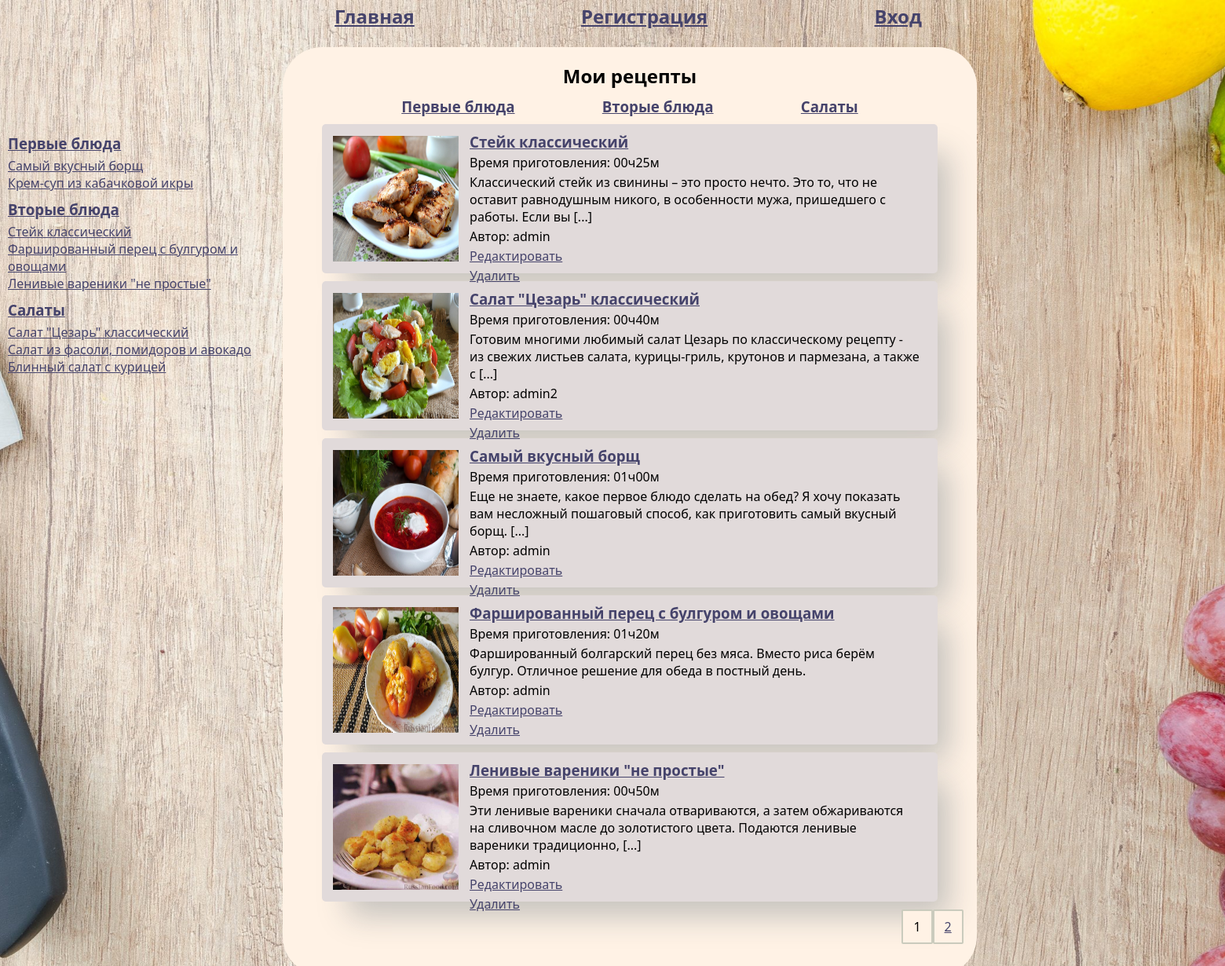
/my-recept/, run on an earlier commit of the app's database.
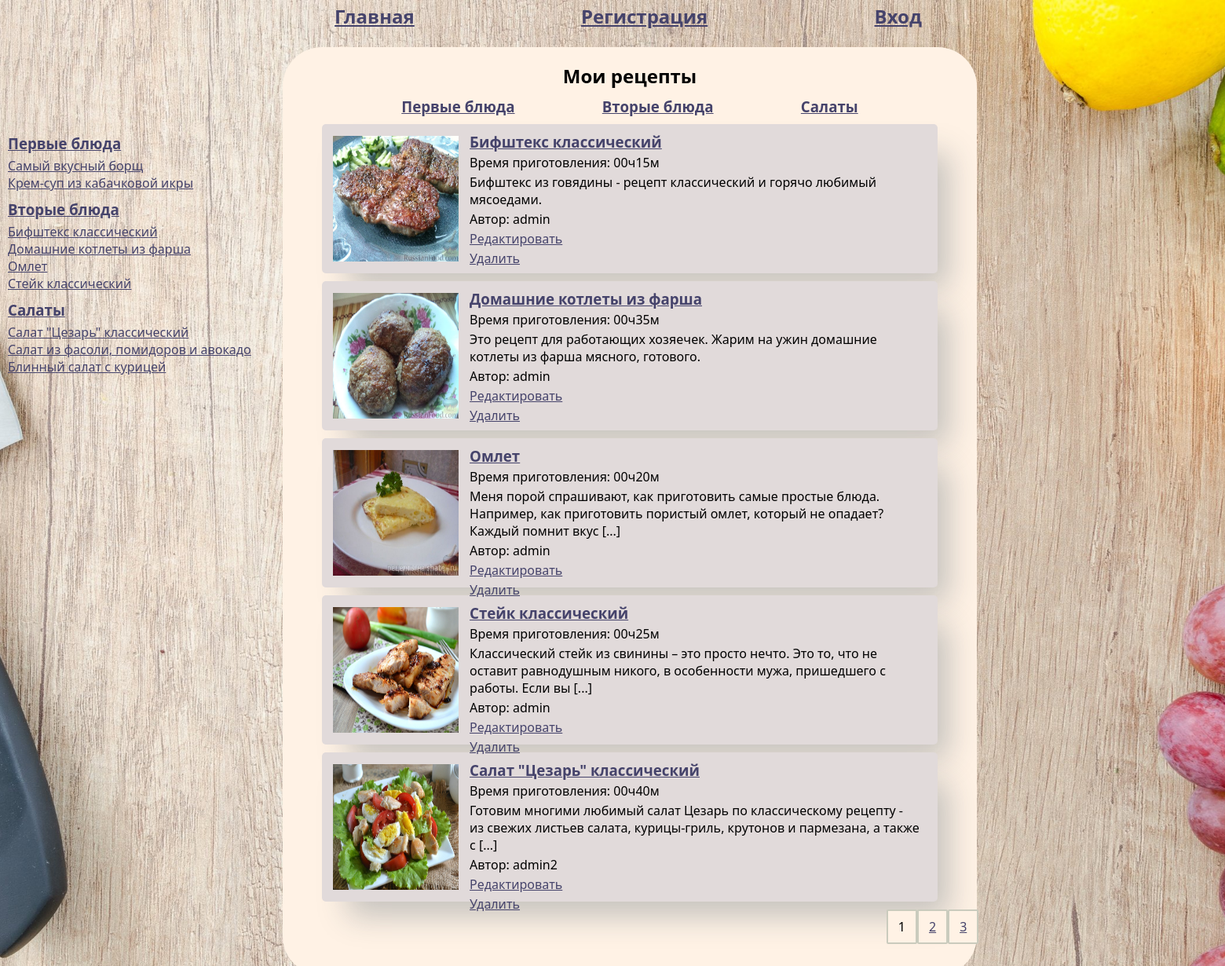
And on a later commit of the database.
### recipe_website/models.py (models this page shows, shortened)
class Categories(models.Model):
    categories_name = models.CharField(max_length=100, unique=True)

class Recipes(models.Model):
    name_recept = models.CharField(max_length=100)
    description = models.CharField(max_length=500)
    ingredients = models.TextField(help_text='После каждого ингредиента ставьте ";" для разделения')
    cooking_steps = models.TextField(help_text='После каждого шага ставьте ";" для разделения')
    cooking_time = models.TimeField(help_text='Формат "чч:мм"')
    image = models.ImageField(upload_to='recipe_website')
    user = models.ForeignKey(User, on_delete=models.CASCADE)
    def get_description(self):
        return shorten(self.description, width=150)
    def get_time_str(self):
        return self.cooking_time.strftime('%H:%M').replace(':', 'ч') + 'м'

class Summary(models.Model):
    categories = models.ForeignKey(Categories, on_delete=models.DO_NOTHING, related_name='categories')
    recipes = models.ForeignKey(Recipes, on_delete=models.CASCADE, related_name='recipes')

### recipe_website/views.py (the view)
# urls.py: path('my-recept/', MyRecipesView.as_view(), name='my_recept'),
class MyRecipesView(ListView):
    template_name = 'recipe_website/my_recipes.html'
    paginate_by = 5
    def get_queryset(self, *args, **kwargs):
        log.info("Пользователь %s открыл страницу мои рецепты", self.request.user.username)
        if 'pk' in self.kwargs:
            categories_request = self.kwargs['pk']
            return (Summary.objects.filter(categories=categories_request)
                    .select_related("recipes").prefetch_related('recipes__user').
                    filter(recipes__user__username=self.request.user.username).order_by('-id'))
        return Summary.objects.all().select_related("recipes").prefetch_related('recipes__user').order_by('-id')

### recipe_website/context_processors.py (called while the page is built)
def categories(request):
    list_categories = Categories.objects.all()
    recipes = Recipes.objects.all()
    summary = Summary.objects.all()
    dict_categories = {(category.categories_name, category.pk): [] for category in list_categories}
    for category in list_categories:
        recipes_id = summary.filter(categories=category.pk).values_list('recipes_id', flat=True)
        dict_categories[(category.categories_name, category.pk)] = recipes.filter(id__in=recipes_id).order_by('-id')[:4]
    return {'dict_categories': dict_categories}

### recipe_website/templates/recipe_website/my_recipes.html (shortened to what this page needs)
{% extends 'recipe_website/index.html' %}
{% block right_bar %}
    <h2>Мои рецепты</h2>
        <div class="categories_my_recept">
            {% for category, _ in dict_categories.items %}
                <div>
                    <h3><a href="{% url 'recipe_website:my_recept_category' pk=category.1 %}">{{ category.0 }}</a></h3>
                </div>
            {% endfor %}
        </div>
            {% for recept in page_obj %}
                <div class="recept">
                    <div class="recept_image">
                        <img src="{{ recept.recipes.image.url }}" alt="Фото" width="160px" height="160px">
                    </div>
                    <div class="recept_text">
                        <h3><a href="{% url 'recipe_website:recept_detail' pk=recept.recipes.pk %}">{{ recept.recipes.name_recept }}</a></h3>
                        <p>Время приготовления: {{ recept.recipes.get_time_str }}</p>
                        <p>{{ recept.recipes.get_description }}</p>
                        <p>Автор: {{ recept.recipes.user }}</p>
                        <div class="update">
                            <p><a href="{% url 'recipe_website:recept_update' pk=recept.pk %}">Редактировать</a></p>
                            <p><a href="{% url 'recipe_website:recept_delete' pk=recept.pk %}">Удалить</a></p>
                        </div>
                    </div>
                </div>
            {% endfor %}
{% endblock %}

### recipe_website/templates/recipe_website/base.html (shortened to what this page needs)
<!DOCTYPE html>
<html lang="en">
<head>
    {% load static %}
    <link rel="stylesheet" href={% static 'static_recipe_website/style.css' %}>
</head>
<body>
    <header class="header">
        <div class="menu_header">
            <a href="{% url "recipe_website:index_page" %}"><h2>Главная</h2></a>
            {% if user.is_authenticated %}
                <a href="{% url "recipe_website:my_recept" %}"><h2>Мои рецепты</h2></a>
                <a href="{% url "recipe_website:create_recept" %}"><h2>Написать рецепт</h2></a>
                <a href="{% url "recipe_website:logout" %}"><h2>Выход</h2></a>
                 {% else %}
                <a href="{% url "recipe_website:registration" %}"><h2>Регистрация</h2></a>
                <a href="{% url "recipe_website:login" %}"><h2>Вход</h2></a>
            {% endif %}
        </div>
    </header>
    <div class="top_1">
        <div class="left_bar">
            {% block left_bar %}
                <div class="left_bar_text">
                    {% for category, recipes in dict_categories.items %}
                        <div class="category">
                            <h3><a href="{% url 'recipe_website:categories' pk=category.1 %}">{{ category.0 }}</a></h3>
                            {% for recept in recipes %}
                                <a href="{% url 'recipe_website:recept_detail' pk=recept.pk %}">{{ recept.name_recept }}</a>
                                <br>
                            {% endfor %}
                        </div>
                    {% endfor %}
                </div>
            {% endblock %}
        </div>
        <div class="right_bar">
            <div class="list_text_center">
                {% block right_bar %}
                {% endblock %}
            {% block navigation %}
                <nav class="list-pages">
                        {% for p in page_obj.paginator.page_range %}
                                {% if page_obj.paginator.num_pages == 1 %}
                                    <p class="page-num">
                                    ...
                                    </p>
                                {% elif page_obj.number == p %}
                                    <p class="page-num">{{ p }}</p>
                                {% elif p >= page_obj.number|add:-2 and p <= page_obj.number|add:2  %}
                                    <a href="?page={{ p }}"><p class="page-num page-num-selected">{{ p }}</p></a>
                                {% endif %}
                        {% endfor %}
                </nav>
            {% endblock %}
            </div>
        </div>
    </div>
</body>
</html>

What changed in the data, as far as the page shows it:
no longer on this page (row unchanged): Recipes: name_recept "Фаршированный перец с булгуром и овощами", shown under "Вторые блюда"
no longer on this page (row unchanged): Recipes: name_recept "Ленивые вареники \"не простые\"", shown under "Вторые блюда"
no longer on this page (row unchanged): Summary: recipes.image (picture), recipes.name_recept "Самый вкусный борщ", recipes.get_time_str "01ч00м", recipes.get_description "Еще не знаете, какое первое блюдо сделать на обед? Я хочу показать вам несложный пошаговый способ, как приготовить самый вкусный борщ. [...]", recipes.user "admin"
no longer on this page (row unchanged): Summary: recipes.image (picture), recipes.name_recept "Фаршированный перец с булгуром и овощами", recipes.get_time_str "01ч20м", recipes.get_description "Фаршированный болгарский перец без мяса. Вместо риса берём булгур. Отличное решение для обеда в постный день.", recipes.user "admin"
no longer on this page (row unchanged): Summary: recipes.image (picture), recipes.name_recept "Ленивые вареники \"не простые\"", recipes.get_time_str "00ч50м", recipes.get_description "Эти ленивые вареники сначала отвариваются, а затем обжариваются на сливочном масле до золотистого цвета. Подаются ленивые вареники традиционно, [...]", recipes.user "admin"
added Recipes: name_recept "Бифштекс классический", shown under "Вторые блюда"
added Recipes: name_recept "Домашние котлеты из фарша", shown under "Вторые блюда"
added Recipes: name_recept "Омлет", shown under "Вторые блюда"
added Summary: recipes.image (picture), recipes.name_recept "Бифштекс классический", recipes.get_time_str "00ч15м", recipes.get_description "Бифштекс из говядины - рецепт классический и горячо любимый мясоедами.", recipes.user "admin"
added Summary: recipes.image (picture), recipes.name_recept "Домашние котлеты из фарша", recipes.get_time_str "00ч35м", recipes.get_description "Это рецепт для работающих хозяечек. Жарим на ужин домашние котлеты из фарша мясного, готового.", recipes.user "admin"
added Summary: recipes.image (picture), recipes.name_recept "Омлет", recipes.get_time_str "00ч20м", recipes.get_description "Меня порой спрашивают, как приготовить самые простые блюда. Например, как приготовить пористый омлет, который не опадает? Каждый помнит вкус [...]", recipes.user "admin"
Also different on the page:
new list line: "3"
